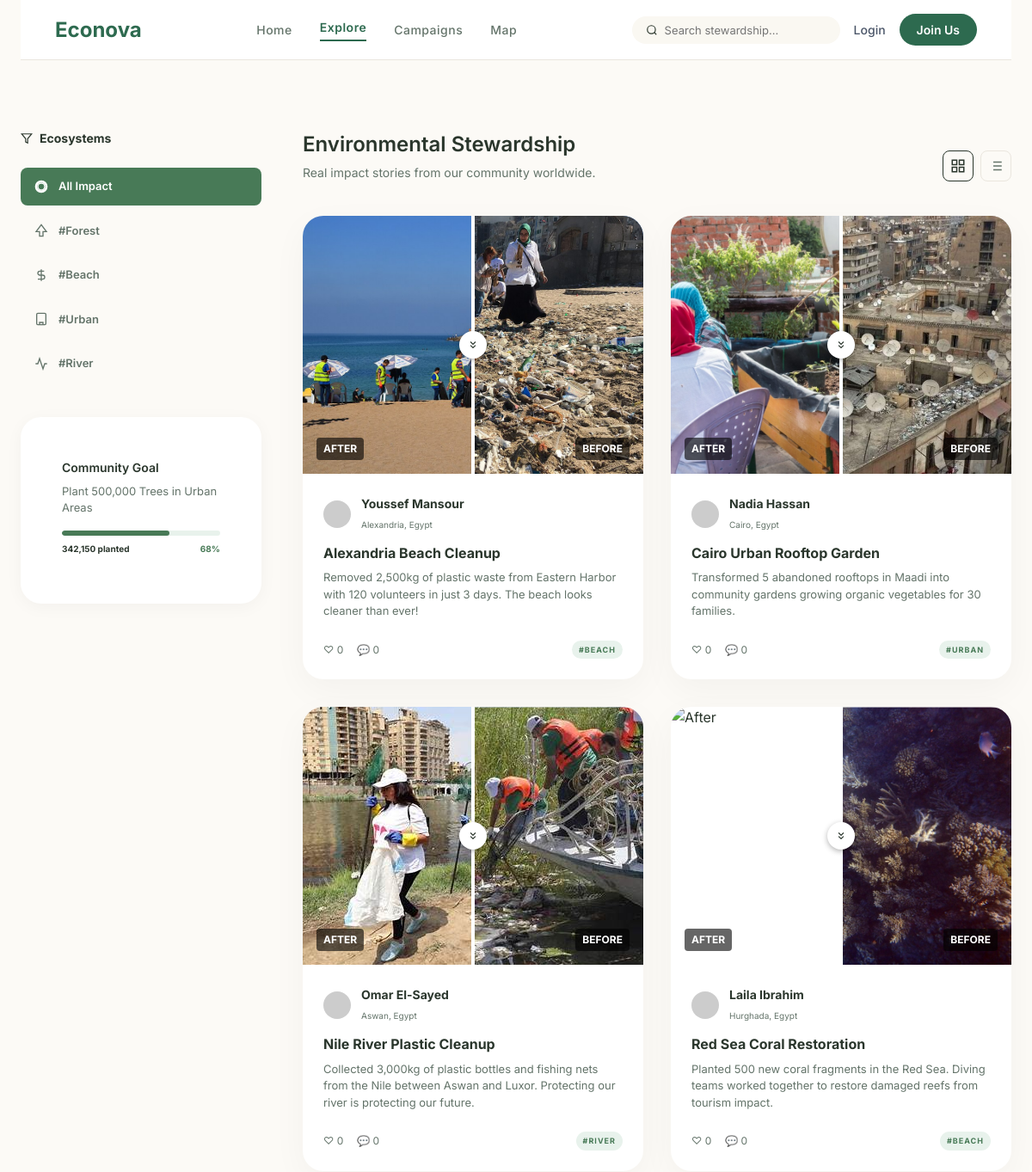
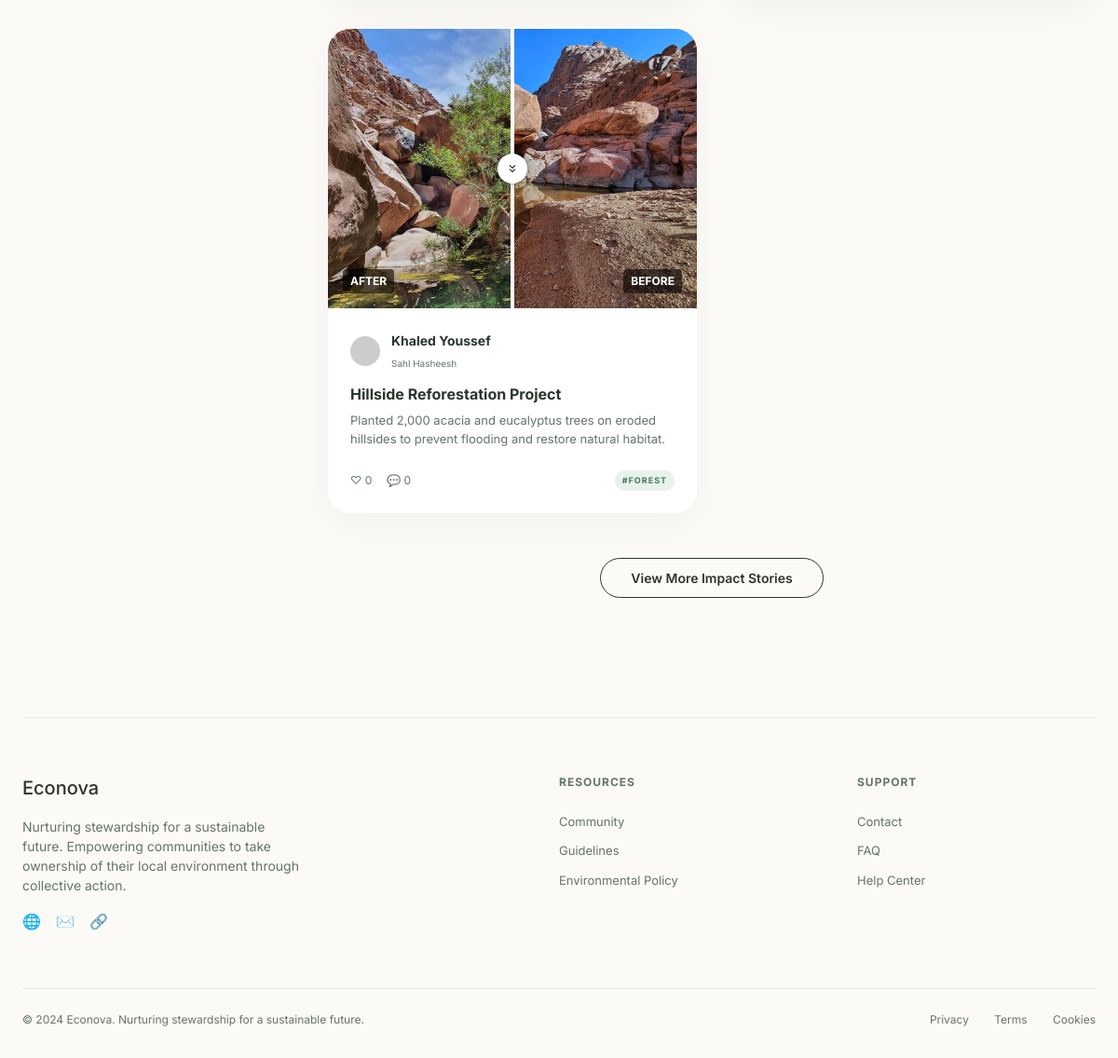
Screenshot of /explore.php with the database file from the repository (2 pictures, top to bottom).
### tables this page shows
CREATE TABLE posts (
        id INTEGER PRIMARY KEY AUTOINCREMENT,
        user_name TEXT,
        location TEXT,
        title TEXT,
        description TEXT,
        category TEXT,
        likes_count INTEGER DEFAULT 0,
        comments_count INTEGER DEFAULT 0,
        before_image TEXT,
        after_image TEXT,
        created_at DATETIME DEFAULT CURRENT_TIMESTAMP
    );

### explore.php (the view, shortened to what this page needs)
<?php
$category = isset($_GET['category']) ? $_GET['category'] : 'all';
$goalTitle = "Plant 500,000 Trees in Urban Areas";
$goalTarget = 500000;
$goalCurrent = 342150;
$goalPercent = round(($goalCurrent / $goalTarget) * 100);
try {
    $db = new PDO('sqlite:' . __DIR__ . '/econova.db');
    $db->setAttribute(PDO::ATTR_ERRMODE, PDO::ERRMODE_EXCEPTION);
    $db->exec("CREATE TABLE IF NOT EXISTS posts (
        id INTEGER PRIMARY KEY AUTOINCREMENT,
        user_name TEXT,
        location TEXT,
        title TEXT,
        description TEXT,
        category TEXT,
        likes_count INTEGER DEFAULT 0,
        comments_count INTEGER DEFAULT 0,
        before_image TEXT,
        after_image TEXT,
        created_at DATETIME DEFAULT CURRENT_TIMESTAMP
    )");
    if ($category === 'all') {
        $stmt = $db->query("SELECT * FROM posts ORDER BY id ASC");
        $posts = $stmt->fetchAll(PDO::FETCH_ASSOC);
    } else {
        $stmt = $db->prepare("SELECT * FROM posts WHERE category = :category ORDER BY id ASC");
        $stmt->execute([':category' => $category]);
        $posts = $stmt->fetchAll(PDO::FETCH_ASSOC);
    }
} catch(PDOException $e) {
    $posts = [];
}
?>
<!DOCTYPE html>
<html lang="en">
<head>
  <link rel="stylesheet" href="style.css">
  <link rel="stylesheet" href="explore.css">
</head>
<body>
  <div class="page-container">
    <header class="header home-header">
      <a href="index.php" class="logo">Econova</a>
      <nav class="nav center-nav">
        <a href="index.php" class="nav-link">Home</a>
        <a href="explore.php" class="nav-link active">Explore</a>
        <a href="campaigns.php" class="nav-link">Campaigns</a>
        <a href="map.php" class="nav-link">Map</a>
      </nav>
            <div class="nav-actions">
        <div class="search-box">
          <svg width="14" height="14" viewBox="0 0 24 24" fill="none" stroke="currentColor" stroke-width="2">
            <circle cx="11" cy="11" r="8"></circle>
            <line x1="21" y1="21" x2="16.65" y2="16.65"></line>
          </svg>
          <input type="text" placeholder="Search stewardship...">
        </div>
        <?php if (isset($_SESSION['user_id'])): ?>
        <div class="icons">
          <svg width="20" height="20" viewBox="0 0 24 24" fill="none" stroke="currentColor" stroke-width="2">
            <path d="M18 8A6 6 0 0 0 6 8c0 7-3 9-3 9h18s-3-2-3-9"></path>
            <path d="M13.73 21a2 2 0 0 1-3.46 0"></path>
          </svg>
          <a href="profile.php" style="color: inherit; text-decoration: none;">
            <svg width="20" height="20" viewBox="0 0 24 24" fill="none" stroke="currentColor" stroke-width="2">
              <path d="M20 21v-2a4 4 0 0 0-4-4H8a4 4 0 0 0-4 4v2"></path>
              <circle cx="12" cy="7" r="4"></circle>
            </svg>
          </a>
        </div>
        <div id="authWrapper" style="display: flex; align-items: center; gap: 16px;">
          <span style="font-weight: 600; color: var(--text-main);">Welcome, <?php echo htmlspecialchars($_SESSION['user_name']); ?></span>
          <a href="api_logout.php" class="btn btn-outline btn-sm" style="text-decoration:none;">Logout</a>
        </div>
        <?php else: ?>
        <div id="authWrapper" style="display: flex; align-items: center; gap: 16px;">
          <a href="login.php" class="login-link">Login</a>
          <a href="signup.php" class="btn-join">Join Us</a>
        </div>
        <?php endif; ?>
      </div>
    </header>
    <main class="explore-container">
      <aside class="sidebar">
        <div class="filter-section">
          <h3 class="filter-title"><svg width="14" height="14" viewBox="0 0 24 24" fill="none" stroke="currentColor"
              stroke-width="2">
              <polygon points="22 3 2 3 10 12.46 10 19 14 21 14 12.46 22 3"></polygon>
            </svg> Ecosystems</h3>
          <ul class="filter-list" id="filterList">
            <li><a href="?category=all" class="filter-btn <?php echo $category === 'all' ? 'active' : ''; ?>" style="text-decoration:none; display:flex; align-items:center;"> All Impact</a></li>
            <li><a href="?category=forest" class="filter-btn <?php echo $category === 'forest' ? 'active' : ''; ?>" style="text-decoration:none; display:flex; align-items:center;"><svg width="16" height="16" viewBox="0 0 24 24"
                  fill="none" stroke="currentColor" stroke-width="2">
                  <path d="M12 2L3 14h6v8h6v-8h6L12 2z"></path>
                </svg> #Forest</a></li>
            <li><a href="?category=beach" class="filter-btn <?php echo $category === 'beach' ? 'active' : ''; ?>" style="text-decoration:none; display:flex; align-items:center;"><svg width="16" height="16" viewBox="0 0 24 24"
                  fill="none" stroke="currentColor" stroke-width="2">
                  <path d="M12 2v20M17 5H9.5a3.5 3.5 0 0 0 0 7h5a3.5 3.5 0 0 1 0 7H6"></path>
                </svg> #Beach</a></li>
            <li><a href="?category=urban" class="filter-btn <?php echo $category === 'urban' ? 'active' : ''; ?>" style="text-decoration:none; display:flex; align-items:center;"> #Urban</a></li>
            <li><a href="?category=river" class="filter-btn <?php echo $category === 'river' ? 'active' : ''; ?>" style="text-decoration:none; display:flex; align-items:center;"><svg width="16" height="16" viewBox="0 0 24 24"
                  fill="none" stroke="currentColor" stroke-width="2">
                  <path d="M22 12h-4l-3 9L9 3l-3 9H2"></path>
                </svg> #River</a></li>
          </ul>
        </div>
        <div class="card goal-card" id="goalContainer">
          <div class="card-content">
            <p class="title-small" style="margin-bottom: 8px;">Community Goal</p>
            <p class="goal-desc" id="goalTitle" style="font-size: 13px; color: var(--text-muted); margin-bottom: 16px;">
              <?php echo htmlspecialchars($goalTitle); ?></p>
            <div class="progress-section" style="margin-top: 16px; margin-bottom: 0;">
              <div class="progress-bar"
                style="background-color: #E8F2EC; height: 6px; border-radius: 3px; margin-bottom: 8px;">
                <div class="progress-fill" id="goalProgress"
                  style="width: <?php echo $goalPercent; ?>%; border-radius: 3px; background-color: var(--text-green);"></div>
              </div>
              <div class="progress-labels" style="margin-top: 8px;">
                <strong id="goalCurrent" style="font-size: 10px; font-weight: 700;"><?php echo number_format($goalCurrent); ?> planted</strong>
                <strong class="text-green" id="goalPercent" style="font-size: 10px; font-weight: 700;"><?php echo $goalPercent; ?>%</strong>
              </div>
            </div>
          </div>
        </div>
      </aside>
      <section class="explore-content">
        <div class="feed-header">
          <div>
            <h2 class="section-title">Environmental Stewardship</h2>
            <p class="section-subtitle">Real impact stories from our community worldwide.</p>
          </div>
          <div class="feed-controls">
            <button class="icon-btn active"><svg width="18" height="18" viewBox="0 0 24 24" fill="none"
                stroke="currentColor" stroke-width="2">
                <rect x="3" y="3" width="7" height="7"></rect>
                <rect x="14" y="3" width="7" height="7"></rect>
                <rect x="14" y="14" width="7" height="7"></rect>
                <rect x="3" y="14" width="7" height="7"></rect>
              </svg></button>
            <button class="icon-btn"></button>
          </div>
        </div>
        <div class="explore-grid" id="explorePostsContainer">
          <?php if (empty($posts)): ?>
            <p style="color: var(--text-muted); grid-column: 1/-1; text-align: center;">No impact stories in this category yet.</p>
          <?php else: ?>
            <?php foreach ($posts as $p): ?>
              <div class="card explore-card">
                <div class="split-image-container" style="position:relative; width:100%; height:300px; overflow:hidden; border-radius: 12px 12px 0 0;">
                  <?php
                    $emojiMap = [
                        'beach' => '🏖️',
                        'forest' => '🌲',
                        'urban' => '🏙️',
                        'river' => '🌊'
                    ];
                    $cat = strtolower($p['category']);
                    $emoji = isset($emojiMap[$cat]) ? $emojiMap[$cat] : '🌍';
                    $beforeIsLocal = (empty($p['before_image']) || $p['before_image'] === 'local');
                  ?>
                  <?php if ($beforeIsLocal): ?>
                    <div class="img-right placeholder-bg" id="exploreImgRight-<?php echo $p['id']; ?>" style="position:absolute; width:100%; height:100%; display:flex; align-items:center; justify-content:center; background-color:#d0d9d4; font-size:64px; margin:0; clip-path:inset(0 0 0 50%); filter: grayscale(100%);">
                      <?php echo $emoji; ?>
                    </div>
                  <?php else: ?>
                    <img src="<?php echo htmlspecialchars($p['before_image']); ?>" class="img-right" id="exploreImgRight-<?php echo $p['id']; ?>" alt="Before" style="position:absolute; width:100%; height:100%; object-fit:cover; clip-path:inset(0 0 0 50%);">
                  <?php endif; ?>
                  <div class="split-label left" style="position:absolute; bottom:16px; left:16px; background:rgba(0,0,0,0.6); color:white; padding:4px 8px; border-radius:4px; font-size:12px; font-weight:bold;">AFTER</div>
                  <div class="split-label right" style="position:absolute; bottom:16px; right:16px; background:rgba(0,0,0,0.6); color:white; padding:4px 8px; border-radius:4px; font-size:12px; font-weight:bold;">BEFORE</div>
                  <div class="split-slider" id="exploreSplitSlider-<?php echo $p['id']; ?>" style="position:absolute; top:0; bottom:0; left:50%; width:4px; background:white; transform:translateX(-50%); pointer-events:none;">
                    <div class="slider-btn" style="position:absolute; top:50%; left:50%; transform:translate(-50%, -50%); width:32px; height:32px; background:white; border-radius:50%; display:flex; align-items:center; justify-content:center; box-shadow:0 2px 6px rgba(0,0,0,0.3);">
                    </div>
                  </div>
                </div>
                <div class="card-content">
                  <div class="user-meta" style="margin-bottom: 12px;">
                    <div class="avatar" style="background-image: url('https://i.pravatar.cc/100?u=<?php echo urlencode($p['user_name']); ?>');"></div>
                    <div>
                      <strong><?php echo htmlspecialchars($p['user_name']); ?></strong>
                      <span class="time"><?php echo htmlspecialchars($p['location']); ?></span>
                    </div>
                  </div>
                  <h4><?php echo htmlspecialchars($p['title']); ?></h4>
                  <p><?php echo htmlspecialchars($p['description']); ?></p>
                  <div class="feed-actions">
                    <div class="stats">
                      <?php
                        $onclickLike = "if(document.querySelector('.btn-join')){ alert('Please login to like'); window.location.href='login.php'; } else { likeExplorePost(" . $p['id'] . "); }";
                        $onclickComment = "if(document.querySelector('.btn-join')){ alert('Please login to comment'); window.location.href='login.php'; } else { commentExplorePost(" . $p['id'] . "); }";
                      ?>
                      <span style="cursor:pointer" onclick="<?php echo $onclickLike; ?>">♡ <span id="like-count-<?php echo $p['id']; ?>" data-raw="<?php echo $p['likes_count']; ?>"><?php echo $p['likes_count'] >= 1000 ? number_format($p['likes_count']/1000, 1).'k' : $p['likes_count']; ?></span></span>
                      <span style="cursor:pointer" onclick="<?php echo $onclickComment; ?>">💬 <span id="comment-count-<?php echo $p['id']; ?>" data-raw="<?php echo $p['comments_count']; ?>"><?php echo $p['comments_count'] >= 1000 ? number_format($p['comments_count']/1000, 1).'k' : $p['comments_count']; ?></span></span>
                    </div>
                    <span class="badge small" style="margin: 0; background-color: var(--bg-badge); color: var(--text-green);">#<?php echo strtoupper(htmlspecialchars($p['category'])); ?></span>
                  </div>
                </div>
              </div>
            <?php endforeach; ?>
          <?php endif; ?>
        </div>
        <div style="text-align: center; margin-top: 48px; margin-bottom: 48px;">
          <button class="btn btn-outline"
            style="padding: 12px 32px; font-weight: 600; border-color: var(--text-main); color: var(--text-main);">View
            More Impact Stories</button>
        </div>
      </section>
    </main>
    <footer class="footer">
      <div class="footer-grid">
        <div class="footer-brand">
          <div class="logo">Econova</div>
          <p>Nurturing stewardship for a sustainable future. Empowering communities to take ownership of their local
            environment through collective action.</p>
          <div class="socials">
            <span>🌐</span><span>✉️</span><span>🔗</span>
          </div>
        </div>
        <div>
          <h4>RESOURCES</h4>
          <a href="#">Community</a>
          <a href="#">Guidelines</a>
          <a href="#">Environmental Policy</a>
        </div>
        <div>
          <h4>SUPPORT</h4>
          <a href="#">Contact</a>
          <a href="#">FAQ</a>
          <a href="#">Help Center</a>
        </div>
      </div>
      <div class="footer-bottom">
        <p>© 2024 Econova. Nurturing stewardship for a sustainable future.</p>
        <div class="legal">
          <a href="#">Privacy</a>
          <a href="#">Terms</a>
          <a href="#">Cookies</a>
        </div>
      </div>
    </footer>
  </div>
</body>
</html>

### explore.css (style rules this page uses)
.explore-container { display: flex; gap: 48px; padding: 40px 0 80px; align-items: flex-start; }
.sidebar { width: 280px; flex-shrink: 0; position: sticky; top: 40px; }
.filter-section { margin-bottom: 40px; }
.filter-title { display: flex; align-items: center; gap: 8px; font-size: 14px; font-weight: 700; color: var(--text-main); margin-bottom: 24px; }
.filter-list { list-style: none; }
.filter-list li { margin-bottom: 8px; }
.filter-btn { display: flex; align-items: center; gap: 12px; width: 100%; padding: 12px 16px; border-radius: 8px; background: transparent; color: var(--text-muted); font-size: 13px; font-weight: 600; transition: all 0.2s; text-align: left; }
.filter-btn.active { background: var(--text-green); color: white; }
.goal-card { padding: 24px; box-shadow: 0 4px 20px rgba(0,0,0,0.04); }
.explore-content { flex: 1; }
.explore-grid { display: grid; grid-template-columns: repeat(2, 1fr); gap: 32px; }
.explore-card { padding: 0; overflow: hidden; display: flex; flex-direction: column; }
.explore-card .card-content { padding: 24px; flex: 1; display: flex; flex-direction: column; }
.explore-card h4 { font-size: 16px; margin-bottom: 8px; line-height: 1.4; }
.explore-card p { font-size: 13px; color: var(--text-muted); margin-bottom: 24px; line-height: 1.5; flex: 1; }

### rows the page displays
posts: before_image (picture), $p['id'] 4 (drawn), user_name "Youssef Mansour", location "Alexandria, Egypt", title "Alexandria Beach Cleanup", description "Removed 2,500kg of plastic waste from Eastern Harbor with 120 volunteers in just 3 days. The beach looks cleaner than ever!", likes_count "0", comments_count "0", category "BEACH"
posts: before_image (picture), user_name "Nadia Hassan", location "Cairo, Egypt", title "Cairo Urban Rooftop Garden", description "Transformed 5 abandoned rooftops in Maadi into community gardens growing organic vegetables for 30 families.", likes_count "0", comments_count "0", category "URBAN"
posts: before_image (picture), user_name "Omar El-Sayed", location "Aswan, Egypt", title "Nile River Plastic Cleanup", description "Collected 3,000kg of plastic bottles and fishing nets from the Nile between Aswan and Luxor. Protecting our river is protecting our future.", likes_count "0", comments_count "0", category "RIVER"
posts: before_image (picture), user_name "Laila Ibrahim", location "Hurghada, Egypt", title "Red Sea Coral Restoration", description "Planted 500 new coral fragments in the Red Sea. Diving teams worked together to restore damaged reefs from tourism impact.", likes_count "0", comments_count "0", category "BEACH"
posts: before_image (picture), user_name "Khaled Youssef", location "Sahl Hasheesh", title "Hillside Reforestation Project", description "Planted 2,000 acacia and eucalyptus trees on eroded hillsides to prevent flooding and restore natural habitat.", likes_count "0", comments_count "0", category "FOREST"

### other values shown
$goalTitle "Plant 500,000 Trees in Urban Areas"
$goalCurrent "342,150"
$goalPercent "68"
